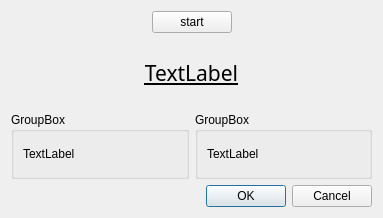
<?xml version="1.0" encoding="UTF-8"?>
<ui version="4.0">
 <class>CMainDialogBase</class>
 <widget class="QDialog" name="CMainDialogBase">
  <property name="geometry">
   <rect>
    <x>0</x>
    <y>0</y>
    <width>383</width>
    <height>218</height>
   </rect>
  </property>
  <property name="windowTitle">
   <string>Dialog</string>
  </property>
  <layout class="QVBoxLayout" name="verticalLayout">
   <item>
    <layout class="QHBoxLayout" name="horizontalLayout_2">
     <item>
      <spacer name="horizontalSpacer">
       <property name="orientation">
        <enum>Qt::Horizontal</enum>
       </property>
       <property name="sizeHint" stdset="0">
        <size>
         <width>40</width>
         <height>20</height>
        </size>
       </property>
      </spacer>
     </item>
     <item>
      <widget class="QPushButton" name="pushButton">
       <property name="text">
        <string>start</string>
       </property>
       <property name="checkable">
        <bool>true</bool>
       </property>
      </widget>
     </item>
     <item>
      <spacer name="horizontalSpacer_2">
       <property name="orientation">
        <enum>Qt::Horizontal</enum>
       </property>
       <property name="sizeHint" stdset="0">
        <size>
         <width>40</width>
         <height>20</height>
        </size>
       </property>
      </spacer>
     </item>
    </layout>
   </item>
   <item>
    <widget class="QLabel" name="label">
     <property name="font">
      <font>
       <family>微软雅黑</family>
       <pointsize>16</pointsize>
       <underline>true</underline>
      </font>
     </property>
     <property name="text">
      <string>TextLabel</string>
     </property>
     <property name="alignment">
      <set>Qt::AlignCenter</set>
     </property>
    </widget>
   </item>
   <item>
    <layout class="QHBoxLayout" name="horizontalLayout">
     <item>
      <widget class="QGroupBox" name="groupBox">
       <property name="title">
        <string>GroupBox</string>
       </property>
       <layout class="QGridLayout" name="gridLayout">
        <item row="0" column="0">
         <widget class="QLabel" name="label_gif">
          <property name="sizePolicy">
           <sizepolicy hsizetype="Preferred" vsizetype="Preferred">
            <horstretch>0</horstretch>
            <verstretch>0</verstretch>
           </sizepolicy>
          </property>
          <property name="text">
           <string>TextLabel</string>
          </property>
         </widget>
        </item>
       </layout>
      </widget>
     </item>
     <item>
      <widget class="QGroupBox" name="groupBox_2">
       <property name="title">
        <string>GroupBox</string>
       </property>
       <layout class="QGridLayout" name="gridLayout_2">
        <item row="0" column="0">
         <widget class="QLabel" name="label_png">
          <property name="sizePolicy">
           <sizepolicy hsizetype="Preferred" vsizetype="Preferred">
            <horstretch>0</horstretch>
            <verstretch>0</verstretch>
           </sizepolicy>
          </property>
          <property name="text">
           <string>TextLabel</string>
          </property>
         </widget>
        </item>
       </layout>
      </widget>
     </item>
    </layout>
   </item>
   <item>
    <widget class="QDialogButtonBox" name="buttonBox">
     <property name="orientation">
      <enum>Qt::Horizontal</enum>
     </property>
     <property name="standardButtons">
      <set>QDialogButtonBox::Cancel|QDialogButtonBox::Ok</set>
     </property>
    </widget>
   </item>
  </layout>
 </widget>
 <resources/>
 <connections>
  <connection>
   <sender>buttonBox</sender>
   <signal>accepted()</signal>
   <receiver>CMainDialogBase</receiver>
   <slot>accept()</slot>
   <hints>
    <hint type="sourcelabel">
     <x>248</x>
     <y>254</y>
    </hint>
    <hint type="destinationlabel">
     <x>157</x>
     <y>274</y>
    </hint>
   </hints>
  </connection>
  <connection>
   <sender>buttonBox</sender>
   <signal>rejected()</signal>
   <receiver>CMainDialogBase</receiver>
   <slot>reject()</slot>
   <hints>
    <hint type="sourcelabel">
     <x>316</x>
     <y>260</y>
    </hint>
    <hint type="destinationlabel">
     <x>286</x>
     <y>274</y>
    </hint>
   </hints>
  </connection>
 </connections>
</ui>
